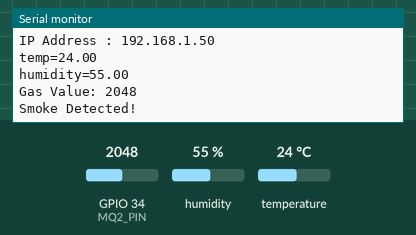
This sketch was run on a simulated ESP32. On the bench: the last lines printed to the serial monitor. The inputs (shaded band) are chosen by the test bench; at power-on: GPIO 34 (MQ2_PIN) = 2048, humidity 55 %, temperature 24 °C. WiFi joins after 1.5 s; servers stay silent unless stated; no MQTT or app messages arrive unless stated.

Above: at 2.7 s.
2.8 s: GPIO 34 (MQ2_PIN) set to 321
At 12.6 s:
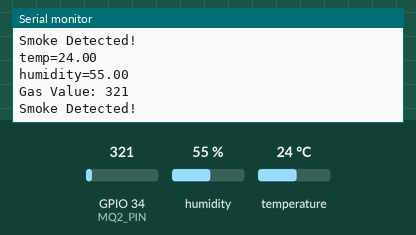
12.9 s: GPIO 34 (MQ2_PIN) set to 288
At 22.4 s:
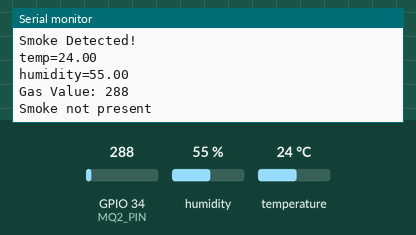
Timing chart, 0 to 23.9 s (numbered marks = the images above; inputs shaded):
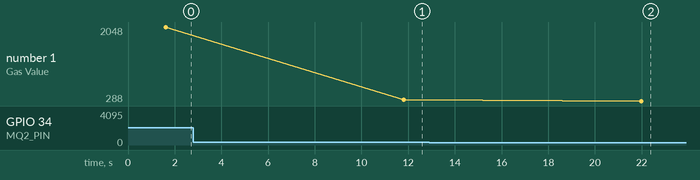

Measured:
- the behaviour switches between 301 and 300 on GPIO 34 (MQ2_PIN) (found by bisection; images 1 and 2)
- after the input at 2.8 s, the serial monitor: prints a new line after 9.0 s (image 1)
- after the input at 12.9 s, the serial monitor: prints a new line after 9.1 s (image 2)
- plotted number 1: 2048 → 321 after the input at 2.8 s, 321 → 288 after the input at 12.9 s

The sketch:

env_pub.ino
```cpp
#include<WiFi.h>
#include<ArduinoMqttClient.h>
#include<DHT.h>

const char *ssid = "Realme 12";
const char *password = "vobt0457";

const char *host = "10.91.156.186";
unsigned int port = 1883;

#define DHT_PIN 4
#define DHT_TYPE  DHT11
#define MQ2_PIN 34
int gasValue = 0;

DHT dht(DHT_PIN, DHT_TYPE);


void setup() {
  // put your setup code here, to run once:
  Serial.begin(115200);

  dht.begin();

  WiFi.mode(WIFI_STA);
  WiFi.begin(ssid, password);

  Serial.print("Connecting to WiFi ");
  while(WiFi.status() != WL_CONNECTED){
    delay(500);
    Serial.print(".");
  }
  Serial.println("Connected to WiFi");
  Serial.print("IP Address : ");
  Serial.println(WiFi.localIP());
}

void loop() {
  // put your main code here, to run repeatedly:
  float temp = dht.readTemperature();
  Serial.print("temp=");
  Serial.println(temp);

  WiFiClient wifiClient;
  MqttClient publisher(wifiClient);

  if(publisher.connect(host, port)){
    publisher.beginMessage("temp");
    publisher.print(temp);
    publisher.endMessage();


  }

  float hum = dht.readHumidity();

  Serial.print("humidity=");
  Serial.println(hum);

  if(publisher.connect(host, port)){
    publisher.beginMessage("humidity");
    publisher.print(hum);
    publisher.endMessage();


  }

  gasValue = analogRead(MQ2_PIN);

  Serial.print("Gas Value: ");
  Serial.println(gasValue);

  if (gasValue > 300)
  {
    Serial.println("Smoke Detected!");
  }
  else
  {
    Serial.println("Smoke not present");
  }
    if(publisher.connect(host, port)){
    publisher.beginMessage("gas");
    publisher.print(gasValue);
    publisher.endMessage();


  }

  delay(10000);
}
```
